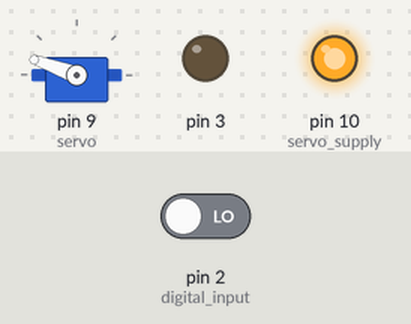
The sketch below on a simulated Arduino Uno, built with avr-gcc and run on an emulated ATmega328P. Shown: servo, output pins drawn as LEDs (lit = HIGH). The test bench sets the inputs (shaded band); at power-on: pin 2 (digital_input) LOW.

Above: at 2.2 s.
2.3 s: pin 2 (digital_input) driven HIGH
At 3.1 s:
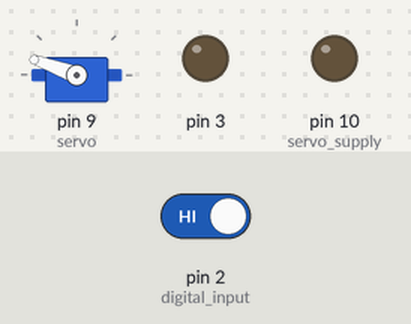
12.0 s: pin 2 (digital_input) driven LOW
At 12.8 s:
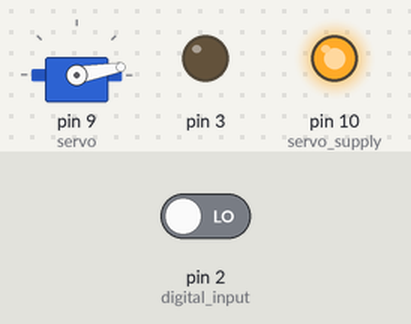
Timing chart, 0 to 27.7 s (numbered marks = the images above; inputs shaded):
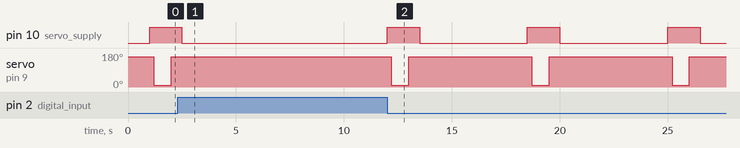

Measured:
- after the input at 2.3 s, pin 10 (servo_supply): goes on until 2.5 s, then stays LOW; servo on pin 9 (servo): stays 160° (without the input it goes to 10° after 5.4 s)
- after the input at 12.0 s, pin 10 (servo_supply): alternates HIGH for 1.5 s and LOW for 5.0 s, starting at once; servo on pin 9 (servo): alternates 160° for 5.7 s and 10° for 0.80 s, starting after 0.20 s

The sketch:

arduino_nano_servo.ino
```cpp
#include <Servo.h>
#include <avr/sleep.h>


#define SERVO_POS_PRESS_DOWN	10
#define SERVO_POS_RELEASE		160

Servo 	servo;

unsigned int servo_pos 			= 	0;
unsigned int digital_input		= 	2;
unsigned int servo_supply 		= 	10;


void servo_control(){
	digitalWrite(servo_supply, HIGH);
	servo_pos = SERVO_POS_PRESS_DOWN;
	servo.write(servo_pos);
	delay(800);

	servo_pos = SERVO_POS_RELEASE;
	servo.write(servo_pos);
}


void setup() {
	servo.attach(9);
	pinMode(servo_supply, OUTPUT);
	pinMode(digital_input, INPUT);
	digitalWrite(digital_input, LOW);
	pinMode(3, OUTPUT);
	servo_pos = SERVO_POS_RELEASE;
	servo.write(servo_pos);
	delay(1000);
}

void loop() {
    digitalWrite(servo_supply, HIGH);
    delay(200);
    servo_control();
    delay(500);
    digitalWrite(servo_supply, LOW);
    delay(5000);

  	while( digitalRead(digital_input) ){
  		delay(5);
  	}
}
```
